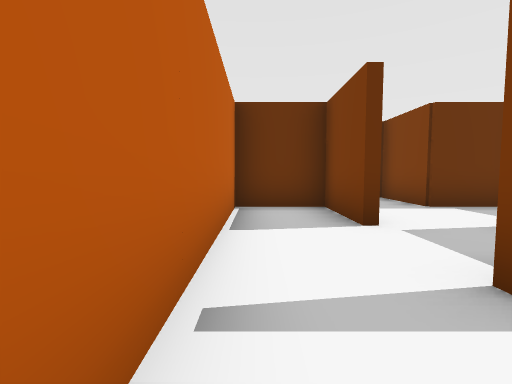
View 1 (above)

24 first-person views from a walk through a Unity game level. The camera is 1.2 m above the floor, tilts 4° down and sees 85° across. The floor is counted in squares, 1.8 m on a side. Each view is taken from the middle of a square. On the plan, view 1 faces up. The plan holds only what a view shows up to about 9 squares ahead; the rest is blank. The place goes on beyond the plan. The player character is not drawn.

View 2
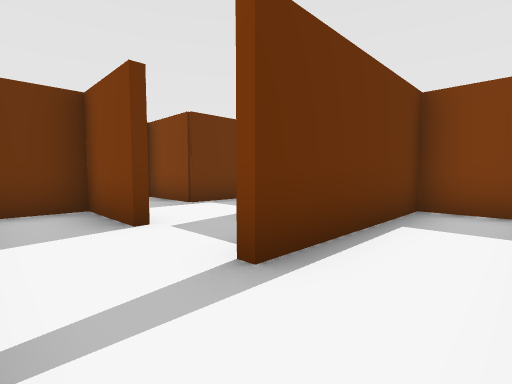

View 3
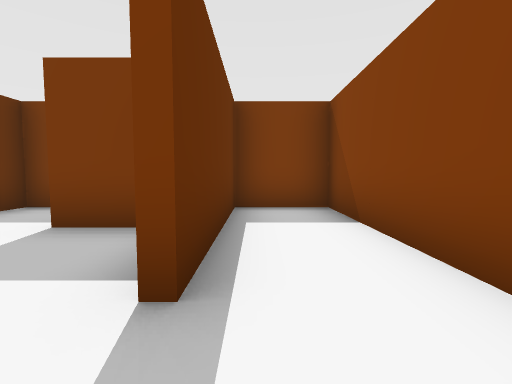

View 4
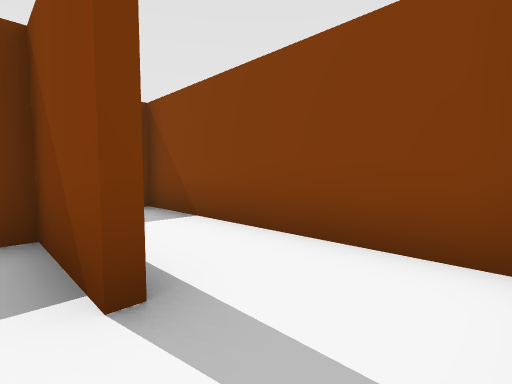

View 5
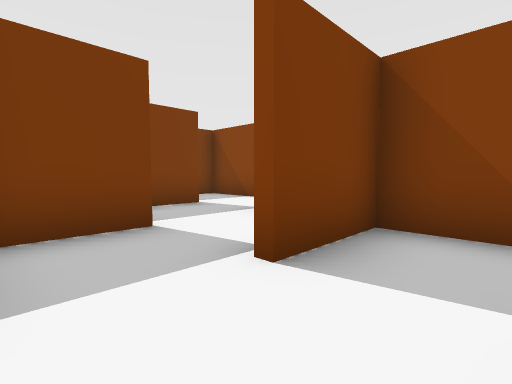

View 6
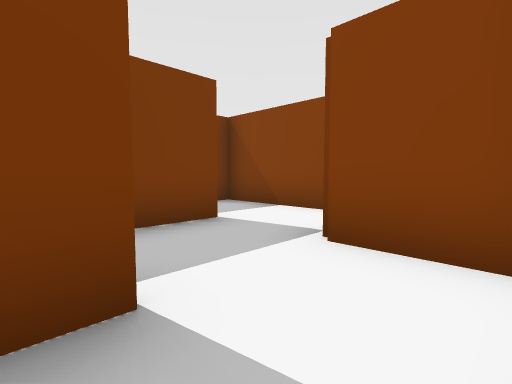

View 7
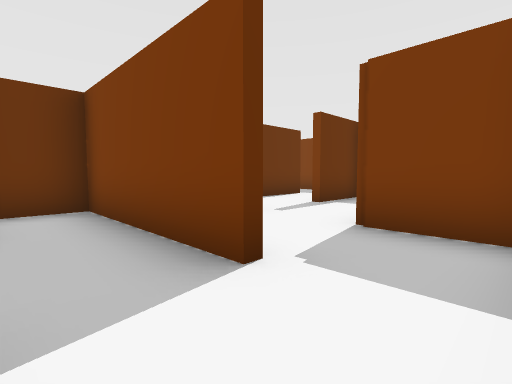

View 8
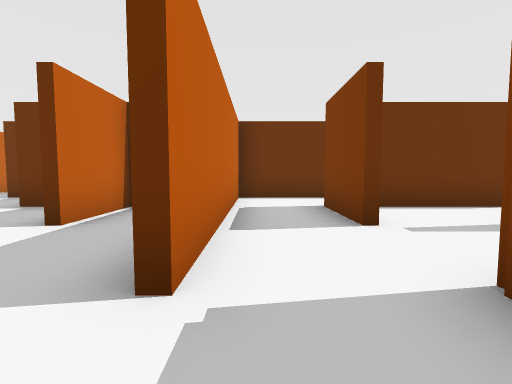

View 9
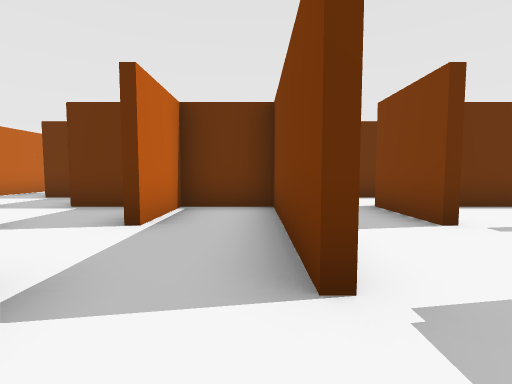

View 10
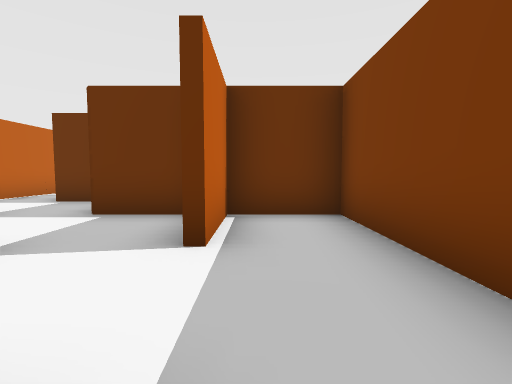

View 11
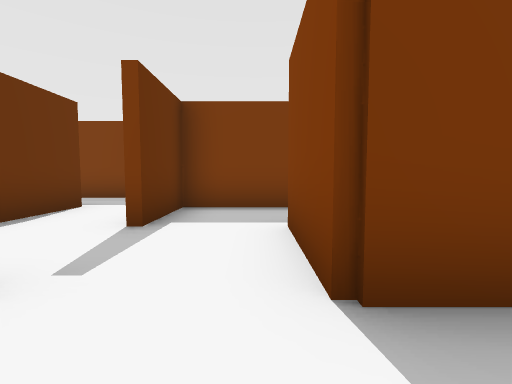

View 12
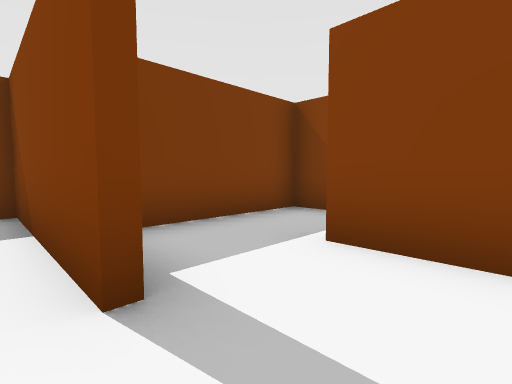

View 13
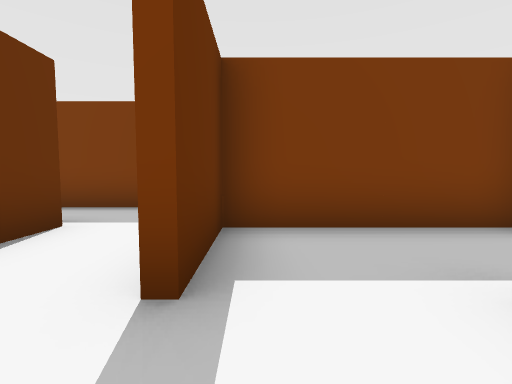

View 14
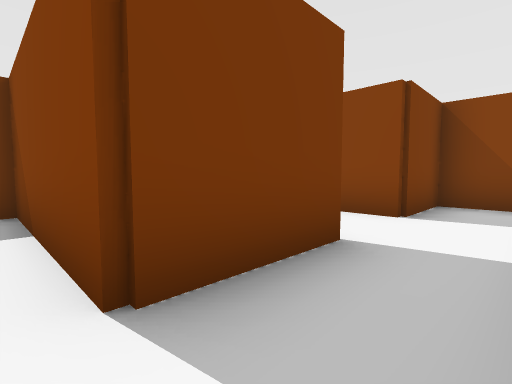

View 15
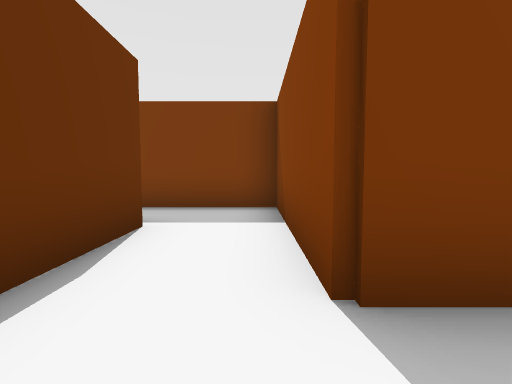

View 16
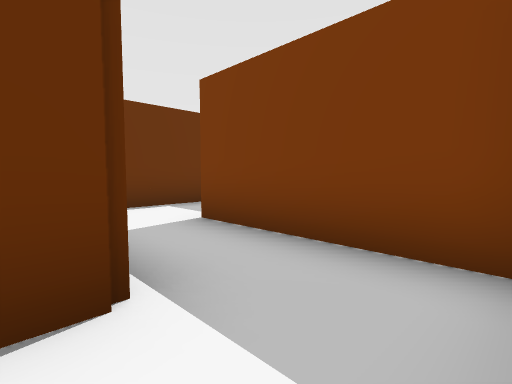

View 17
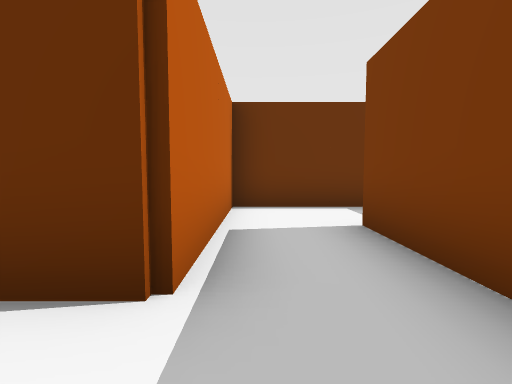

View 18
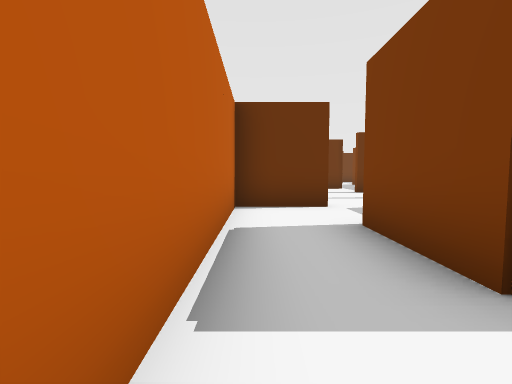

View 19
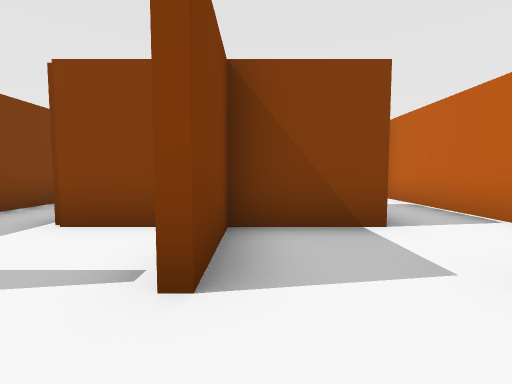

View 20
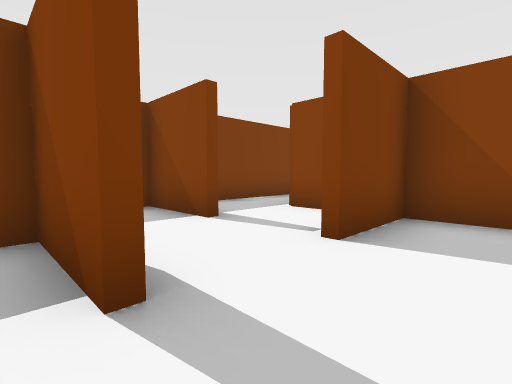

View 21
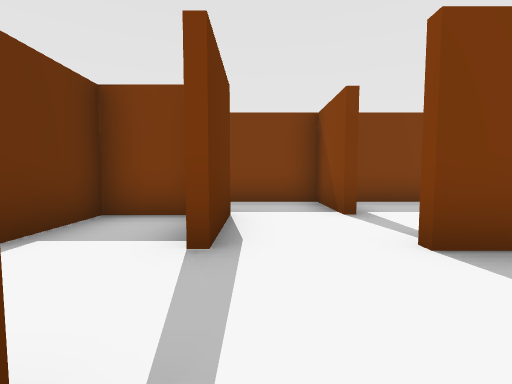

View 22
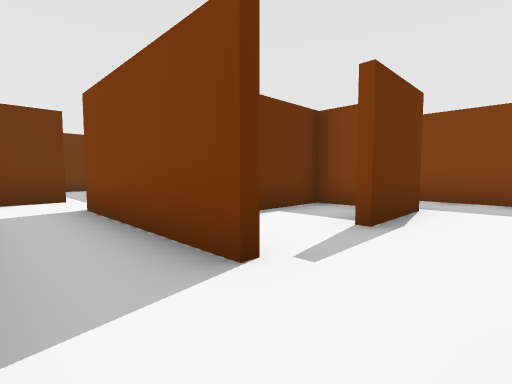

View 23
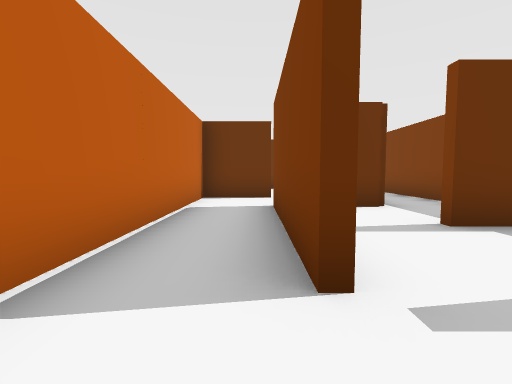

View 24
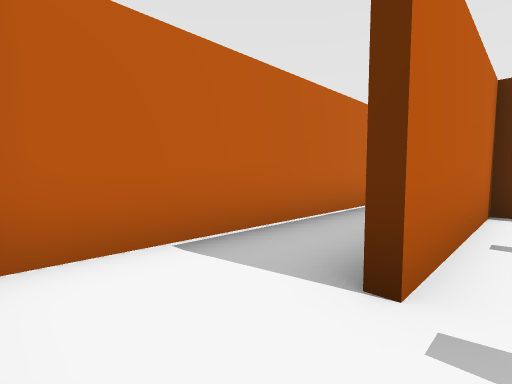

### Floor plan
Points are (right, up) in squares from view 1. A wall is a line through its corners. A room is listed if a view was taken in it or the views show most of it. See-through windows are left out.
Room 1 (views 1, 2, 3, 4, 5)
walls: (1.4, 1.6) (3.4, 1.6) (3.4, 3.5); (1.4, 3.4) (1.4, 5.4) (-0.4, 5.4) (-0.4, 0.4); (0, -0.4) (5.3, -0.4) (5.3, 1.4) (1.4, 1.4)
ways out: opening at (3, 4) to room 2; opening at (2, 5) to room 11
Room 2 (views 6, 7, 9, 10)
walls: (4, 1.6) (5.6, 1.6); (5.3, 3.4) (5.3, 5.4) (3.4, 5.4); (7.3, 1.4) (7.3, 5.4) (5.5, 5.4) (5.5, 3.4); (6.6, -0.4) (7.6, -0.4)
ways out: opening at (3, 4) to room 1; opening at (7, 0.5) to room 3
Room 3 (views 8, 11, 12, 13)
walls: (9.3, 3.4) (9.3, 5.6); (11.4, 3.6) (13.6, 3.6); (7.5, 5.4) (7.5, 1.4); (13.3, 1.5) (13.3, 3.4) (11.4, 3.4); (7.6, -0.4) (9.3, -0.4) (9.3, 1.6) (11.5, 1.6); (13.6, 5.4) (10.4, 5.4)
ways out: opening at (7, 0.5) to room 2; opening at (8, 4.5) to room 4; opening at (12.5, 4) to room 9; opening at (12, 1)
Room 4 (views 14, 15, 16, 17)
walls: (9.3, 5.6) (13.3, 5.6) (13.3, 9.5); (13.4, 11.4) (11.5, 11.4) (11.5, 7.4) (7.5, 7.4) (7.5, 5.4)
ways out: opening at (8, 4.5) to room 3; opening at (13, 10)
Room 5 (view 18)
walls: (1.4, 7.4) (1.4, 9.6); (1.5, 11.4) (-0.4, 11.4) (-0.4, 5.8)
ways out: opening at (1, 10) to room 10; opening at (1, 6) to room 11
Room 6 (views 19, 20, 24)
walls: (3.4, 13.6) (5.3, 13.6) (5.3, 15.4) (3.4, 15.4); (3.6, 17.4) (1.5, 17.4) (1.5, 13.5)
ways out: opening at (1, 12.5) to room 7; opening at (3, 12) to room 8; opening at (2, 11) to room 10; opening at (4, 16)
Room 7 (views 21, 22, 23)
walls: (1.4, 13.5) (1.4, 17.6); (1.5, 19.4) (-0.4, 19.4) (-0.4, 12)
ways out: opening at (1, 12.5) to room 6; opening at (1, 18)
Room 8 (no view inside)
walls: (5.4, 11.5) (7.3, 11.5) (7.3, 12.5); (4.1, 9.6) (5.6, 9.6); (5.5, 13.5) (3.4, 13.5); (7.3, 7) (7.3, 10.8)
ways out: opening at (3, 12) to room 6; opening at (6, 8.5); opening at (6, 12)
Room 9 (no view inside)
walls: (13.6, 3.6) (15.3, 3.6) (15.3, 6.8)
ways out: opening at (12.5, 4) to room 3
Room 10 (no view inside)
walls: (1.4, 9.6) (3.4, 9.6) (3.4, 11.6)
ways out: opening at (1, 10) to room 5; opening at (2, 11) to room 6
Room 11 (no view inside)
walls: (3.4, 5.4) (3.4, 7.4) (1.4, 7.4)
ways out: opening at (2, 5) to room 1; opening at (1, 6) to room 5

Positions as (right, up) in squares from view 1, and headings:
1: (0, 0), facing up
2: (0, 0), facing up-right
3: (0, 1), facing right
4: (0, 2), facing down-right
5: (2, 5), facing down-right
6: (4, 4), facing down-right
7: (6, 0), facing up-right
8: (8, 0), facing up
9: (7, 0), facing up
10: (6, 1), facing up
11: (8, 2), facing right
12: (10, 4), facing down-right
13: (10, 3), facing right
14: (8, 6), facing down-right
15: (8, 6), facing right
16: (11, 6), facing up-right
17: (12, 6), facing up
18: (0, 6), facing up
19: (3, 13), facing down
20: (2, 14), facing down-right
21: (1, 13), facing right
22: (0, 12), facing up-right
23: (1, 12), facing up
24: (2, 12), facing up-left
